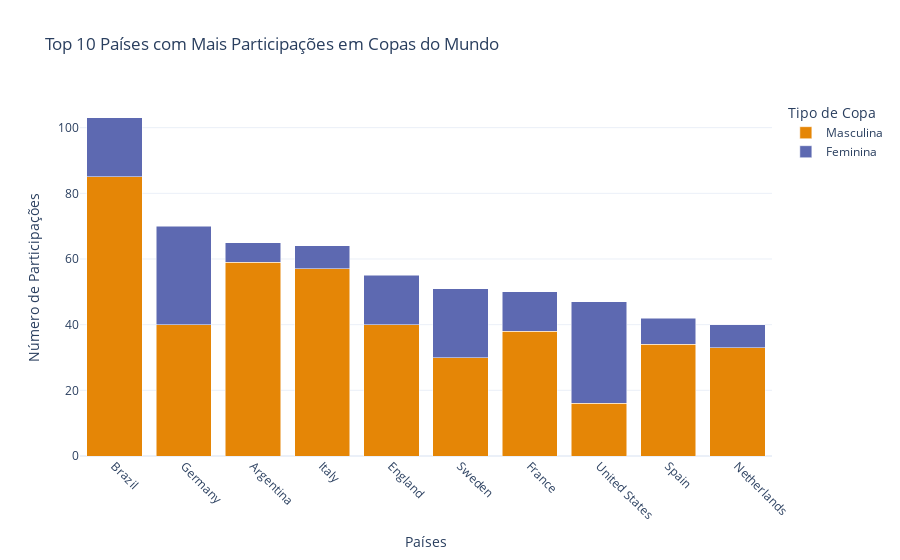

Notebook code for this chart:
### Code cell
import plotly.express as px

# Preparar os dados para o Plotly
top10_melted = top10.melt(id_vars='home_team', value_vars=['Masculina', 'Feminina'],
                          var_name='Tipo de Copa', value_name='Participações')

# Gráfico de barras empilhadas com Plotly
fig = px.bar(top10_melted, x='home_team', y='Participações', color='Tipo de Copa',
             title="Top 10 Países com Mais Participações em Copas do Mundo",
             labels={'home_team': 'Países', 'Participações': 'Número de Participações'},
             barmode='stack', color_discrete_sequence=px.colors.qualitative.Vivid)

# Configurações adicionais
fig.update_layout(xaxis=dict(tickangle=45), legend_title_text="Tipo de Copa")
fig.show()

### Figure 1 — Plotly figure (JSON) as saved in the notebook; plotly's stock layout.template omitted (floating-point values rounded to 4 significant figures)
{"data": [{"alignmentgroup": "True", "hovertemplate": "Tipo de Copa=Masculina<br>Países=%{x}<br>Número de Participações=%{y}<extra></extra>", "legendgroup": "Masculina", "marker": {"color": "rgb(229, 134, 6)", "pattern": {"shape": ""}}, "name": "Masculina", "offsetgroup": "Masculina", "orientation": "v", "showlegend": true, "textposition": "auto", "type": "bar", "x": ["Brazil", "Germany", "Argentina", "Italy", "England", "Sweden", "France", "United States", "Spain", "Netherlands"], "xaxis": "x", "y": [85, 40, 59, 57, 40, 30, 38, 16, 34, 33], "yaxis": "y"}, {"alignmentgroup": "True", "hovertemplate": "Tipo de Copa=Feminina<br>Países=%{x}<br>Número de Participações=%{y}<extra></extra>", "legendgroup": "Feminina", "marker": {"color": "rgb(93, 105, 177)", "pattern": {"shape": ""}}, "name": "Feminina", "offsetgroup": "Feminina", "orientation": "v", "showlegend": true, "textposition": "auto", "type": "bar", "x": ["Brazil", "Germany", "Argentina", "Italy", "England", "Sweden", "France", "United States", "Spain", "Netherlands"], "xaxis": "x", "y": [18, 30, 6, 7, 15, 21, 12, 31, 8, 7], "yaxis": "y"}], "layout": {"barmode": "stack", "legend": {"title": {"text": "Tipo de Copa"}, "tracegroupgap": 0}, "title": {"text": "Top 10 Países com Mais Participações em Copas do Mundo"}, "xaxis": {"anchor": "y", "domain": [0, 1], "tickangle": 45, "title": {"text": "Países"}}, "yaxis": {"anchor": "x", "domain": [0, 1], "title": {"text": "Número de Participações"}}}}
